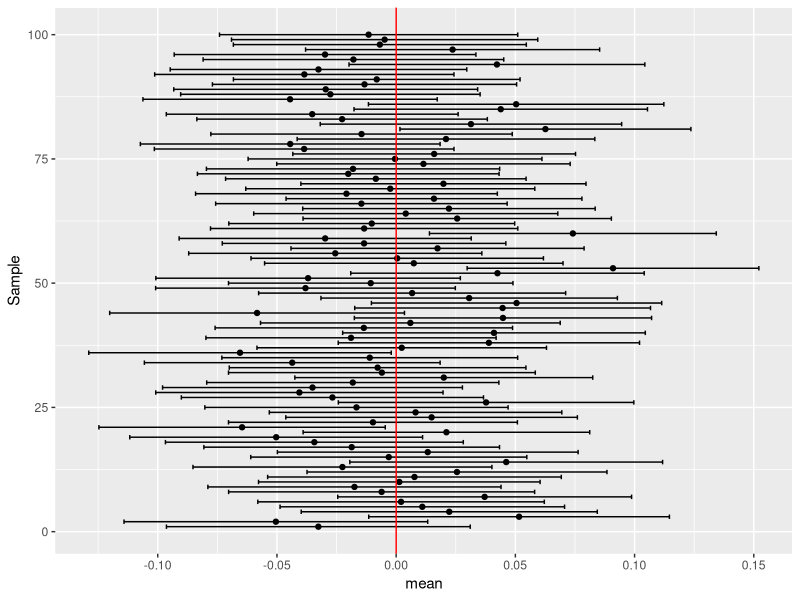

Source code (R):
## ---- chunk 1
library(ggplot2)
library(dplyr)
set.seed(1409)
N <- 100 #Number of samples
n <- 1000 #Size of each sample 
samples <- matrix(rnorm(n*N), nrow = n, ncol = N, byrow = FALSE) 
#samples in column of size 1000 (n)
## ---- chunk 2
sample_mean <-  abs_bias <-  std_error <-  low_CI <-  up_CI <- length(N)
for(i in 1:ncol(samples)){
  sample_mean[i] <- mean(samples[,i])
  abs_bias[i] <- abs(sample_mean[i] - 0)
  std_error[i] <- sd(samples[,i])/sqrt(n)
  low_CI[i] <- sample_mean[i] - 1.96 * std_error[i]
  up_CI[i] <- sample_mean[i] + 1.96 * std_error[i]
}

mcs_list <- list(sample_mean, abs_bias, std_error, low_CI, up_CI)
## ---- chunk 3
data <- data.frame(Sample = 1:N, mean= sample_mean, lower = low_CI, upper = up_CI)

ggplot(data, aes(mean, Sample)) +        # ggplot2 plot with confidence intervals
  geom_point() +
  geom_errorbar(aes(xmin = lower, xmax = upper))+
  geom_vline(xintercept = 0,color = "red", size = 0.5)

## ---- chunk 4
data %>% filter(lower > 0 | upper < 0)
